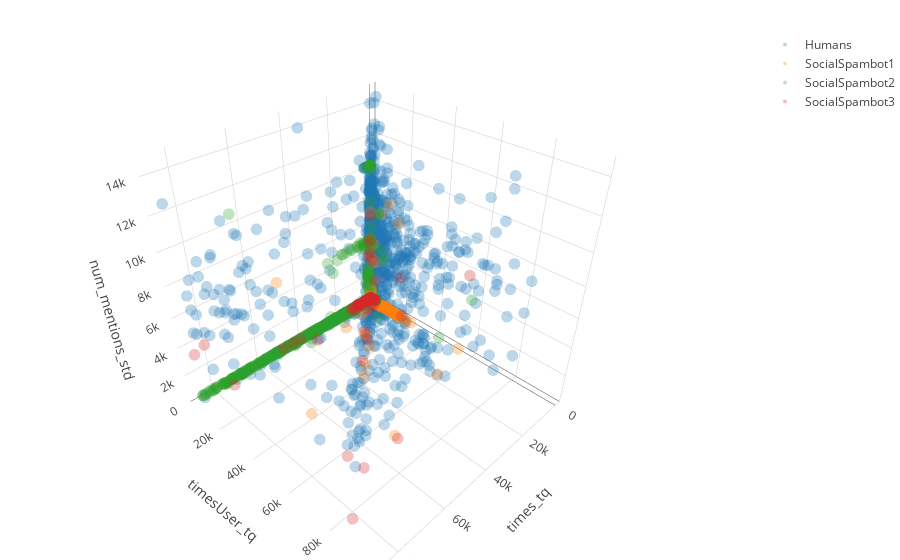

Write notebook code for a chart like this one.
### Code cell
trace, fig, layout = plotearVars([
    ['times_tq'],
    ['timesUser_tq', [0, 100000]],
    ['num_mentions_std', [0, 15000]],
])
# plotly.offline.plot(fig, filename='grafico3.html')

### Figure 1 — Plotly figure (JSON) as saved in the notebook; plotly's stock layout.template omitted (floating-point values rounded to 4 significant figures; data arrays with more than 128 entries replaced by an {"elided": "..."} marker saying what was removed)
{"data": [{"marker": {"opacity": 0.3, "size": 4}, "mode": "markers", "name": "Humans", "type": "scatter3d", "uid": "e5458d88-bc79-4e98-b5f9-a838ee051ad3", "x": {"elided": "1083 int values"}, "y": {"elided": "1083 float values"}, "z": {"elided": "1083 float values"}}, {"marker": {"opacity": 0.3, "size": 4}, "mode": "markers", "name": "SocialSpambot1", "type": "scatter3d", "uid": "5f02566e-e8a6-44d0-98d8-814eee84a94d", "x": {"elided": "991 int values"}, "y": {"elided": "991 float values"}, "z": {"elided": "991 float values"}}, {"marker": {"opacity": 0.3, "size": 4}, "mode": "markers", "name": "SocialSpambot2", "type": "scatter3d", "uid": "0c8e6195-c645-4250-900f-ae7006f57149", "x": {"elided": "3457 int values"}, "y": {"elided": "3457 float values"}, "z": {"elided": "3457 float values"}}, {"marker": {"opacity": 0.3, "size": 4}, "mode": "markers", "name": "SocialSpambot3", "type": "scatter3d", "uid": "718a6a61-a8c3-447b-ad37-71e7cabc4e15", "x": {"elided": "464 int values"}, "y": {"elided": "464 float values"}, "z": {"elided": "464 float values"}}], "layout": {"margin": {"b": 0, "l": 0, "r": 0, "t": 30}, "scene": {"aspectmode": "cube", "xaxis": {"title": {"text": "times_tq"}}, "yaxis": {"range": [0, 100000], "title": {"text": "timesUser_tq"}}, "zaxis": {"range": [0, 15000], "title": {"text": "num_mentions_std"}}}}}
